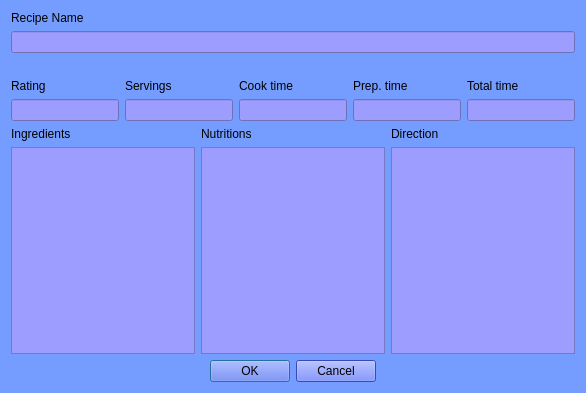
<?xml version="1.0" encoding="UTF-8"?>
<ui version="4.0">
 <class>RecpeDetails</class>
 <widget class="QDialog" name="RecpeDetails">
  <property name="geometry">
   <rect>
    <x>0</x>
    <y>0</y>
    <width>586</width>
    <height>393</height>
   </rect>
  </property>
  <property name="windowTitle">
   <string>Dialog</string>
  </property>
  <property name="styleSheet">
   <string notr="true">background-color: rgb(117, 157, 255);</string>
  </property>
  <layout class="QGridLayout" name="gridLayout">
   <item row="2" column="0">
    <layout class="QGridLayout" name="gridLayout_2">
     <item row="0" column="4">
      <widget class="QLabel" name="totalTimeLabel">
       <property name="text">
        <string>Total time</string>
       </property>
      </widget>
     </item>
     <item row="0" column="1">
      <widget class="QLabel" name="servingsLabel">
       <property name="text">
        <string>Servings</string>
       </property>
      </widget>
     </item>
     <item row="0" column="0">
      <widget class="QLabel" name="ratingLabel">
       <property name="text">
        <string>Rating</string>
       </property>
      </widget>
     </item>
     <item row="0" column="2">
      <widget class="QLabel" name="cookTimeLabel">
       <property name="text">
        <string>Cook time</string>
       </property>
      </widget>
     </item>
     <item row="0" column="3">
      <widget class="QLabel" name="prepTimeLabel">
       <property name="text">
        <string>Prep. time</string>
       </property>
      </widget>
     </item>
     <item row="1" column="0">
      <widget class="QLineEdit" name="ratingLine">
       <property name="styleSheet">
        <string notr="true">background-color: rgb(156, 157, 255)</string>
       </property>
      </widget>
     </item>
     <item row="1" column="1">
      <widget class="QLineEdit" name="servingsLine">
       <property name="styleSheet">
        <string notr="true">background-color: rgb(156, 157, 255)</string>
       </property>
      </widget>
     </item>
     <item row="1" column="2">
      <widget class="QLineEdit" name="cookTimeLine">
       <property name="styleSheet">
        <string notr="true">background-color: rgb(156, 157, 255)</string>
       </property>
      </widget>
     </item>
     <item row="1" column="3">
      <widget class="QLineEdit" name="prepTimeLine">
       <property name="styleSheet">
        <string notr="true">background-color: rgb(156, 157, 255)</string>
       </property>
      </widget>
     </item>
     <item row="1" column="4">
      <widget class="QLineEdit" name="totalTimeLine">
       <property name="styleSheet">
        <string notr="true">background-color: rgb(156, 157, 255)</string>
       </property>
      </widget>
     </item>
    </layout>
   </item>
   <item row="3" column="0">
    <layout class="QGridLayout" name="gridLayout_3">
     <item row="0" column="0">
      <widget class="QLabel" name="ingredientsLabel">
       <property name="text">
        <string>Ingredients</string>
       </property>
      </widget>
     </item>
     <item row="0" column="2">
      <widget class="QLabel" name="directionLabel">
       <property name="text">
        <string>Direction</string>
       </property>
      </widget>
     </item>
     <item row="0" column="1">
      <widget class="QLabel" name="nutritionsLabel">
       <property name="text">
        <string>Nutritions</string>
       </property>
      </widget>
     </item>
     <item row="1" column="0">
      <widget class="QPlainTextEdit" name="ingredientsText">
       <property name="styleSheet">
        <string notr="true">background-color: rgb(156, 157, 255)</string>
       </property>
      </widget>
     </item>
     <item row="1" column="1">
      <widget class="QPlainTextEdit" name="nutritionsText">
       <property name="styleSheet">
        <string notr="true">background-color: rgb(156, 157, 255)</string>
       </property>
      </widget>
     </item>
     <item row="1" column="2">
      <widget class="QPlainTextEdit" name="directionText">
       <property name="styleSheet">
        <string notr="true">background-color: rgb(156, 157, 255)</string>
       </property>
      </widget>
     </item>
    </layout>
   </item>
   <item row="0" column="0">
    <layout class="QVBoxLayout" name="verticalLayout">
     <item>
      <widget class="QLabel" name="recipeNameLabel">
       <property name="text">
        <string>Recipe Name</string>
       </property>
      </widget>
     </item>
     <item>
      <widget class="QLineEdit" name="recipeNameLine">
       <property name="styleSheet">
        <string notr="true">background-color: rgb(156, 157, 255)</string>
       </property>
      </widget>
     </item>
    </layout>
   </item>
   <item row="4" column="0">
    <widget class="QDialogButtonBox" name="buttonBox">
     <property name="cursor">
      <cursorShape>PointingHandCursor</cursorShape>
     </property>
     <property name="styleSheet">
      <string notr="true">background-color: rgb(76, 102, 255)</string>
     </property>
     <property name="orientation">
      <enum>Qt::Horizontal</enum>
     </property>
     <property name="standardButtons">
      <set>QDialogButtonBox::Cancel|QDialogButtonBox::Ok</set>
     </property>
     <property name="centerButtons">
      <bool>true</bool>
     </property>
    </widget>
   </item>
   <item row="1" column="0">
    <spacer name="horizontalSpacer">
     <property name="orientation">
      <enum>Qt::Horizontal</enum>
     </property>
     <property name="sizeHint" stdset="0">
      <size>
       <width>40</width>
       <height>20</height>
      </size>
     </property>
    </spacer>
   </item>
  </layout>
 </widget>
 <resources/>
 <connections>
  <connection>
   <sender>buttonBox</sender>
   <signal>accepted()</signal>
   <receiver>RecpeDetails</receiver>
   <slot>accept()</slot>
   <hints>
    <hint type="sourcelabel">
     <x>248</x>
     <y>254</y>
    </hint>
    <hint type="destinationlabel">
     <x>157</x>
     <y>274</y>
    </hint>
   </hints>
  </connection>
  <connection>
   <sender>buttonBox</sender>
   <signal>rejected()</signal>
   <receiver>RecpeDetails</receiver>
   <slot>reject()</slot>
   <hints>
    <hint type="sourcelabel">
     <x>316</x>
     <y>260</y>
    </hint>
    <hint type="destinationlabel">
     <x>286</x>
     <y>274</y>
    </hint>
   </hints>
  </connection>
 </connections>
</ui>
